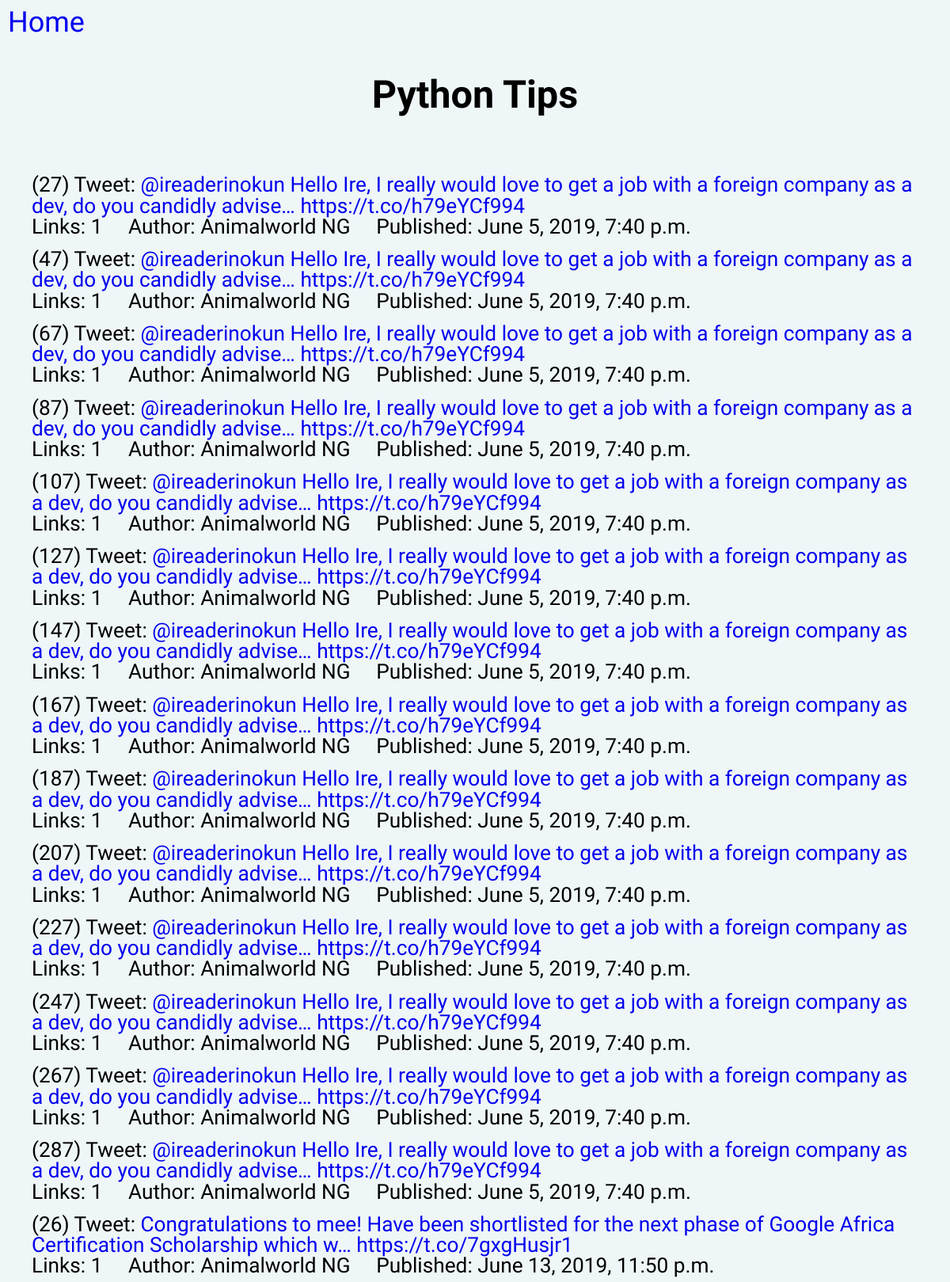
Screenshot of /pythontips/ (upper part) with the database file from the repository.
### pythontips/models.py (models this page shows, shortened)
class Tip(models.Model):
    tip_timestamp = models.DateTimeField()
    tip_text = models.CharField(max_length=200)
    tip_link = models.IntegerField(default=0)
    tip_author = models.CharField(max_length=20)
    tip_published = models.BooleanField(default=True)

### pythontips/views.py (the view)
# urls.py: url('', views.showTip, name='showTip'),
def showTip(request):
    tips = Tip.objects.all().order_by('tip_timestamp')
    return render(request, 'pythontips/index.html', {'tips': tips})

### pythontips/templates/pythontips/index.html (shortened to what this page needs)
<!DOCTYPE html>
<html lang="en">
{% load static %}
<head>
    <link type="" rel="stylesheet" href="{% static 'pythontips/style.css' %}">
</head>
<body>
    <div class="container">
<a href="/">Home</a>
        <div class="header">
            <h2>Python Tips</h2>
        </div>
        <div class="row">
            {% if tips %}
            <div>
                {% for tip in tips %}
                <div>
                        ({{ tip.id }})
                        Tweet: <a href="/pythontips/{{tip_id}}/">{{ tip.tip_text}}</a><br>
                        Links: {{ tip.tip_link }} &nbsp; &nbsp;
                        Author: {{ tip.tip_author }} &nbsp; &nbsp;
                        Published: {{ tip.tip_timestamp }}<br>
                </div>
                {% endfor %}
            </div>
            {% else %}
                <p>No tips available on record!</p>
            {% endif %}
        </div>
    </div>
</body>

### pythontips/static/pythontips/style.css (style rules this page uses)
body { background-color: rgb(239, 246, 247); line-height: 1; margin: 0; padding: 0; font-size: 2.5em; font-family: 'Raleway', sans-serif; }
.header { display: flex; justify-content: center; margin: 5px; }
.row { margin: 5px; }
div { margin: 5px; padding: 5px; font-size: 0.9em; }
a:link { text-decoration: none; }

### rows the page displays
Tip: id "27", tip_text "@ireaderinokun Hello Ire, I really would love to get a job with a foreign company as a dev, do you candidly advise… https://t.co/h79eYCf994", tip_link "1", tip_author "Animalworld NG", tip_timestamp "June 5, 2019, 7:40 p.m."
Tip: id "47", tip_text "@ireaderinokun Hello Ire, I really would love to get a job with a foreign company as a dev, do you candidly advise… https://t.co/h79eYCf994", tip_link "1", tip_author "Animalworld NG", tip_timestamp "June 5, 2019, 7:40 p.m."
Tip: id "67", tip_text "@ireaderinokun Hello Ire, I really would love to get a job with a foreign company as a dev, do you candidly advise… https://t.co/h79eYCf994", tip_link "1", tip_author "Animalworld NG", tip_timestamp "June 5, 2019, 7:40 p.m."
Tip: id "87", tip_text "@ireaderinokun Hello Ire, I really would love to get a job with a foreign company as a dev, do you candidly advise… https://t.co/h79eYCf994", tip_link "1", tip_author "Animalworld NG", tip_timestamp "June 5, 2019, 7:40 p.m."
Tip: id "107", tip_text "@ireaderinokun Hello Ire, I really would love to get a job with a foreign company as a dev, do you candidly advise… https://t.co/h79eYCf994", tip_link "1", tip_author "Animalworld NG", tip_timestamp "June 5, 2019, 7:40 p.m."
Tip: id "127", tip_text "@ireaderinokun Hello Ire, I really would love to get a job with a foreign company as a dev, do you candidly advise… https://t.co/h79eYCf994", tip_link "1", tip_author "Animalworld NG", tip_timestamp "June 5, 2019, 7:40 p.m."
Tip: id "147", tip_text "@ireaderinokun Hello Ire, I really would love to get a job with a foreign company as a dev, do you candidly advise… https://t.co/h79eYCf994", tip_link "1", tip_author "Animalworld NG", tip_timestamp "June 5, 2019, 7:40 p.m."
Tip: id "167", tip_text "@ireaderinokun Hello Ire, I really would love to get a job with a foreign company as a dev, do you candidly advise… https://t.co/h79eYCf994", tip_link "1", tip_author "Animalworld NG", tip_timestamp "June 5, 2019, 7:40 p.m."
Tip: id "187", tip_text "@ireaderinokun Hello Ire, I really would love to get a job with a foreign company as a dev, do you candidly advise… https://t.co/h79eYCf994", tip_link "1", tip_author "Animalworld NG", tip_timestamp "June 5, 2019, 7:40 p.m."
Tip: id "207", tip_text "@ireaderinokun Hello Ire, I really would love to get a job with a foreign company as a dev, do you candidly advise… https://t.co/h79eYCf994", tip_link "1", tip_author "Animalworld NG", tip_timestamp "June 5, 2019, 7:40 p.m."
Tip: id "227", tip_text "@ireaderinokun Hello Ire, I really would love to get a job with a foreign company as a dev, do you candidly advise… https://t.co/h79eYCf994", tip_link "1", tip_author "Animalworld NG", tip_timestamp "June 5, 2019, 7:40 p.m."
Tip: id "247", tip_text "@ireaderinokun Hello Ire, I really would love to get a job with a foreign company as a dev, do you candidly advise… https://t.co/h79eYCf994", tip_link "1", tip_author "Animalworld NG", tip_timestamp "June 5, 2019, 7:40 p.m."
Tip: id "267", tip_text "@ireaderinokun Hello Ire, I really would love to get a job with a foreign company as a dev, do you candidly advise… https://t.co/h79eYCf994", tip_link "1", tip_author "Animalworld NG", tip_timestamp "June 5, 2019, 7:40 p.m."
Tip: id "287", tip_text "@ireaderinokun Hello Ire, I really would love to get a job with a foreign company as a dev, do you candidly advise… https://t.co/h79eYCf994", tip_link "1", tip_author "Animalworld NG", tip_timestamp "June 5, 2019, 7:40 p.m."
Tip: id "26", tip_text "Congratulations to mee! Have been shortlisted for the next phase of Google Africa Certification Scholarship which w… https://t.co/7gxgHusjr1", tip_link "1", tip_author "Animalworld NG", tip_timestamp "June 13, 2019, 11:50 p.m."
